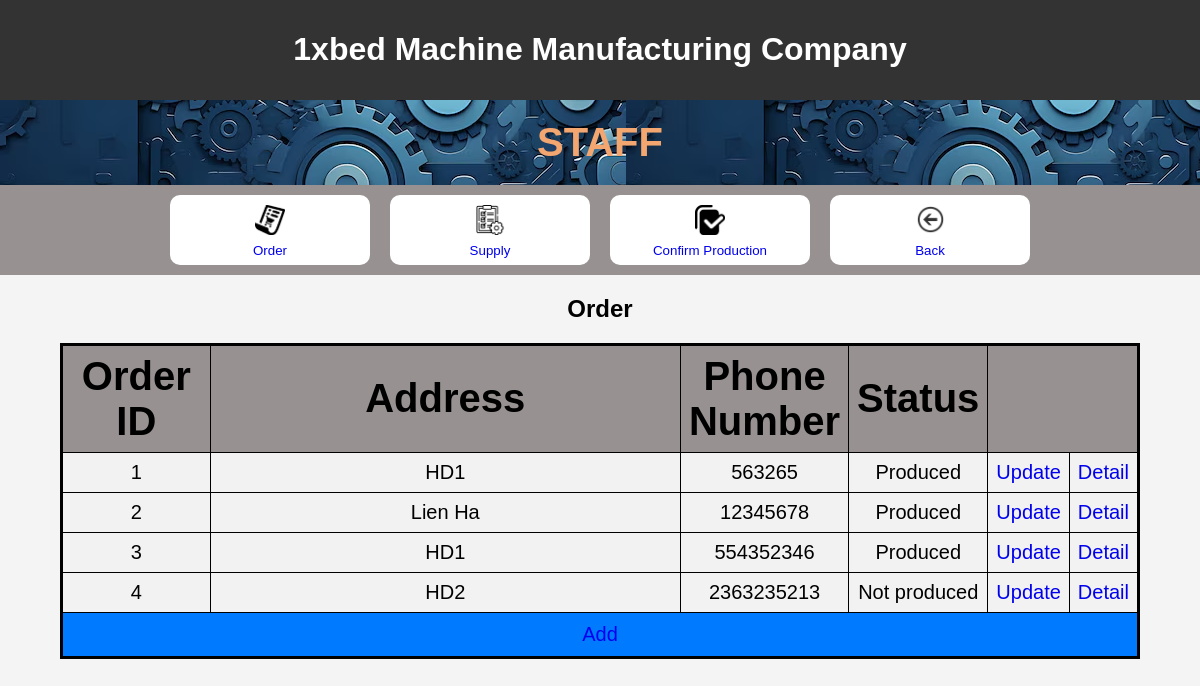
The page /staff/order on the database as committed earlier.
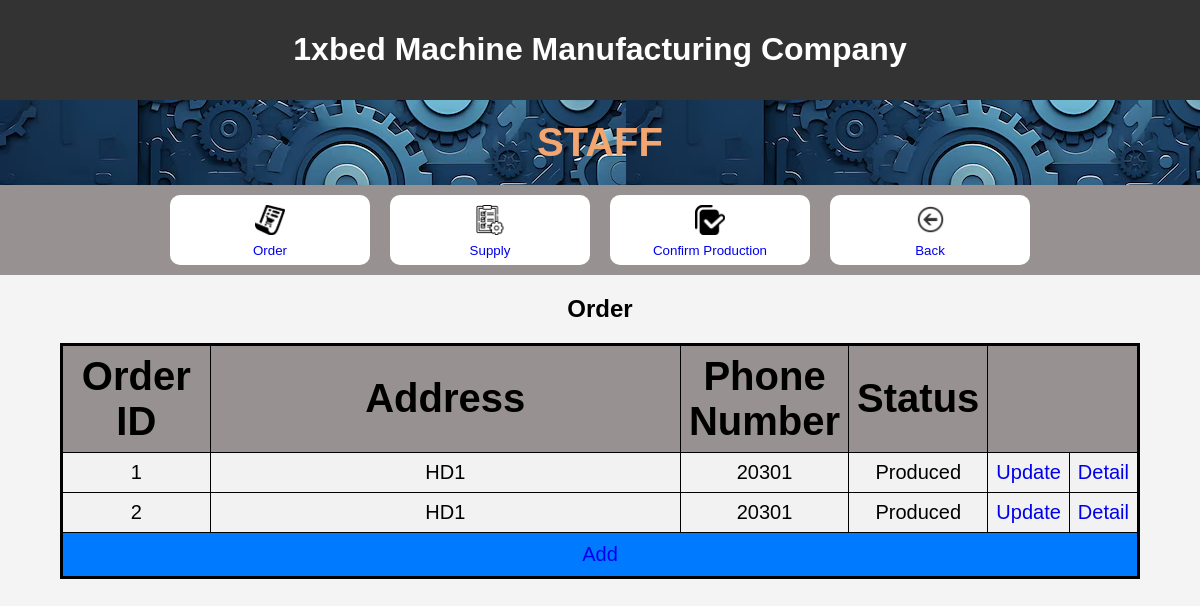
The same page on the database as committed later.
### myproject/models.py (models this page shows)
class Order(models.Model):
    order_id = models.IntegerField()
    address = models.CharField(max_length=100)
    phone_number = models.IntegerField(null = True)
    status = models.CharField(max_length=100)

### myproject/views.py (the view)
# urls.py: path("staff/order", views.Order_.main, name="staff/order"),
    def main(request):
        list_order = Order.objects.all()
        context = {"list_order": list_order}
        return render(request, "myproject/order/main.html", context)

### myproject/templates/myproject/order/main.html (shortened to what this page needs)
<!DOCTYPE html>
<html lang="en">
<head>
    {% load static %}
    <link rel="stylesheet" href="{% static 'css/welcomepage.css' %}">
</head>
<body>
    <header>
        <h1>1xbed Machine Manufacturing Company</h1>
    </header>
    <h1 id = welcome>STAFF</h1>
    <div id = link>
    <button id = choice><a
    href="order">
        <img id =icon src="{% static 'img/order.png' %}"
        width="50"
        height="50" >
        <br>
        Order
    </a></button>
    <button id = choice><a
    href="supply">
        <img id =icon src="{% static 'img/work-list.png' %}"
        width="50"
        height="50" >
        <br>
        Supply
    </a></button>
    <button id = choice><a
    href="confirm_production">
        <img id =icon src="{% static 'img/checked.png' %}"
        width="50"
        height="50" >
        <br>
        Confirm Production
    </a></button>
    <button id = choice>
        <a
        href="{% url 'homepage' %}">
        <img id =icon src="{% static 'img/back.png' %}"
        width="50"
        height="50">
        <br>
        Back
    </a> </button>
    </div>
<h2>Order</h2>
<table border="1">
    <tr>
        <th >Order ID</th>
        <th>Address</th>
        <th >Phone Number</th>
        <th >Status</th>
        <th colspan="2"></th>
    </tr>
{% for order in list_order %}
    <tr>
        <td width =15%>{{ order.order_id }}</td>
        <td width =60%>{{ order.address }}</td>
        <td>{{ order.phone_number }}</td>
        <td >{{ order.status }}</td>
        <td width = 5%><a href="order/{{ order.order_id }}/update_order">Update</a></td>
        <td width = 5%><a href="order/{{ order.order_id }}/show_product">Detail</a></td>
    </tr>
{% endfor %}
<tr>
    <td id = add colspan="6">
        <a href="order/add_order" id="add" class="button">Add</a>
    </td>
</tr>
</table>
</body>
</html>

Rows that differ between the two databases and show on the page:
removed Order: order_id "1", address "HD1", phone_number "563265", status "Produced"
removed Order: order_id "2", address "Lien Ha", phone_number "12345678", status "Produced"
removed Order: order_id "3", address "HD1", phone_number "554352346", status "Produced"
removed Order: order_id "4", address "HD2", phone_number "2363235213", status "Not produced"
added Order: order_id "1", address "HD1", phone_number "20301", status "Produced"
added Order: order_id "2", address "HD1", phone_number "20301", status "Produced"
